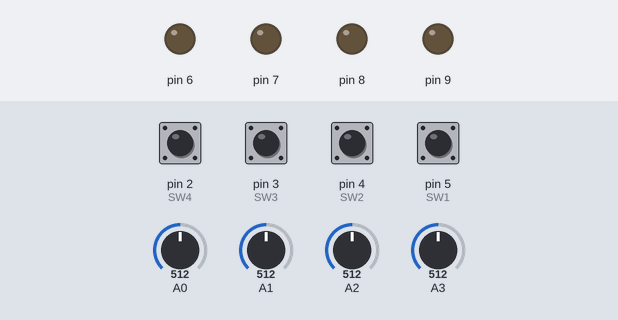
Simulated run of this sketch. Board: Arduino Uno, built with avr-gcc and run on an emulated ATmega328P. Parts: output pins drawn as LEDs (lit = HIGH). Dashed ring = blinking. The test bench sets the inputs (shaded band); at power-on: pin 2 (SW4), pin 3 (SW3), pin 4 (SW2), pin 5 (SW1) LOW, A0 = 512, A1 = 512, A2 = 512, A3 = 512. What the sketch prints to the serial monitor is not drawn.

Above: at 1.2 s.
1.3 s: pin 2 (SW4) pulled HIGH for 1 s
At 1.48 s:
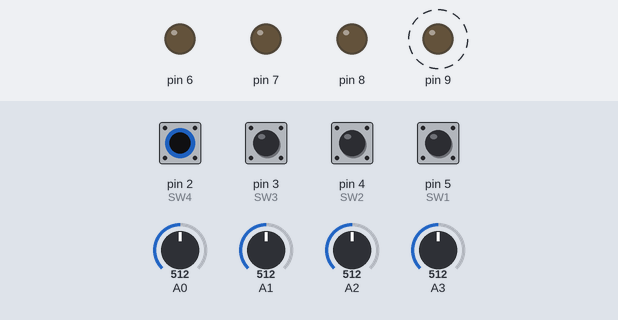
3.8 s: pin 3 (SW3) pulled HIGH for 0.15 s
At 4.6 s:
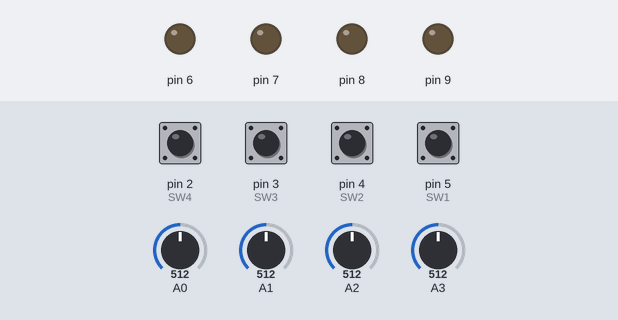
5.4 s: pin 4 (SW2) pulled HIGH for 0.15 s
At 6.7 s:
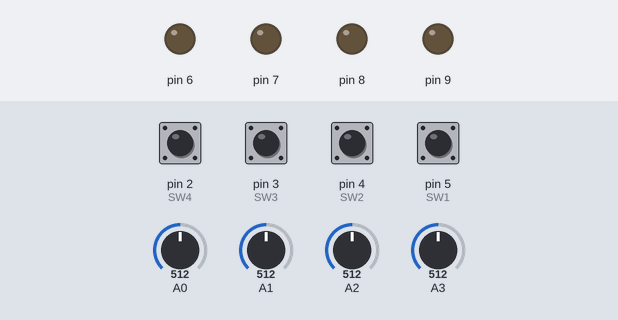
7.0 s: pin 5 (SW1) pulled HIGH for 0.15 s
At 8.2 s:
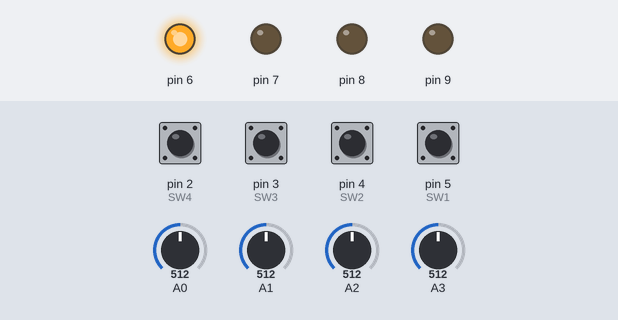
8.6 s: pin 2 (SW4) pulled HIGH for 0.15 s
At 9.5 s:
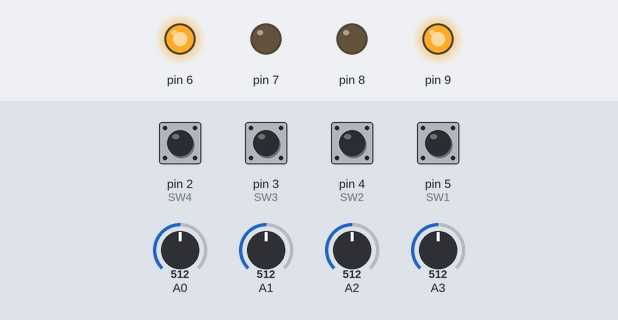
10.2 s: pin 3 (SW3) pulled HIGH for 1 s
At 10.38 s:
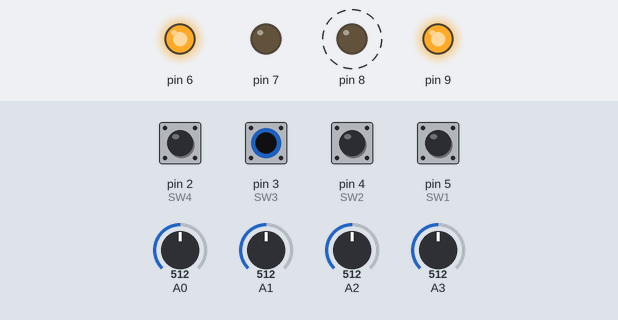
Timing chart, 0 to 13.2 s (numbered marks = the images above; inputs shaded):
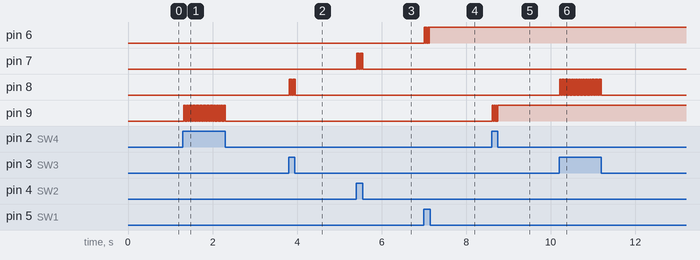

The sketch:

TPLAB3_1.ino
```cpp
#define SW4 2
#define SW3 3
#define SW2 4
#define SW1 5

#define LAMP1 9
#define LAMP2 8
#define LAMP3 7
#define LAMP4 6

int enable1=0;
int enable2=0;
int enable3=0;
int enable4=0;
char lamparas[5]="0000";
int temperaturas[4];

void setup() {
  pinMode(2, INPUT);
  pinMode(3, INPUT);
  pinMode(4, INPUT);
  pinMode(5, INPUT);
  pinMode(6, OUTPUT);
  pinMode(7, OUTPUT);
  pinMode(8, OUTPUT);
  pinMode(9, OUTPUT);
  Serial.begin(9600);
}

void loop() {
  char *salidas;
  int k;
  salidas=lamparas;
  if (digitalRead(SW1)){
    if (enable1==0){

        lamparas[0]='1';
        enable1=1;
    }
    else{

        lamparas[0]='0';
        enable1=0;
    }
  }

   if (digitalRead(SW2)){
    if (enable2==0){

        lamparas[1]='1';
        enable2=1;
    }
    else{

        lamparas[1]='0';
        enable2=0;
    }
  }
  if (digitalRead(SW3)){
    if (enable3==0){

        lamparas[2]='1';
        enable3=1;
    }
    else{

        lamparas[2]='0';
        enable3=0;
    }
  }

   if (digitalRead(SW4)){
    if (enable4==0){

        lamparas[3]='1';
        enable4=1;
    }
    else{

        lamparas[3]='0';
        enable4=0;
    }
  }

  //Serial.println(lamparas);

  for (k=0; k<4; k++){
    if (*(lamparas+k)=='1')
      digitalWrite (6+k, HIGH);
    else
      digitalWrite (6+k, LOW);

    temperaturas[k]=analogRead(0+k);
    Serial.println(temperaturas[k]);

  }
}
```

Measured:
- after the input at 1.3 s, pin 9: alternates HIGH for 0.02 s and LOW for 0.02 s, 48 changes in all, then stays LOW, starting at once
- after the input at 3.8 s, pin 8: alternates HIGH for 0.02 s and LOW for 0.02 s, 8 changes in all, then stays LOW, starting at once
- after the input at 5.4 s, pin 7: alternates HIGH for 0.02 s and LOW for 0.02 s, 8 changes in all, then stays LOW, starting at once
- after the input at 7.0 s, pin 6: alternates HIGH for 0.02 s and LOW for 0.02 s, 7 changes in all, then stays HIGH, starting at once
- after the input at 8.6 s, pin 9: alternates HIGH for 0.02 s and LOW for 0.02 s, 7 changes in all, then stays HIGH, starting at once
- after the input at 10.2 s, pin 8: alternates HIGH for 0.02 s and LOW for 0.02 s, 48 changes in all, then stays LOW, starting at once
